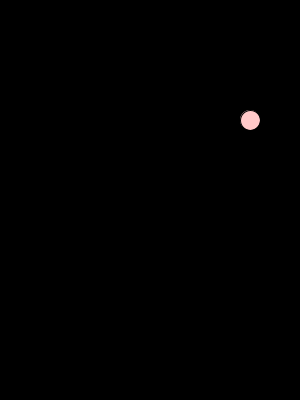
Frame 1 (no input)
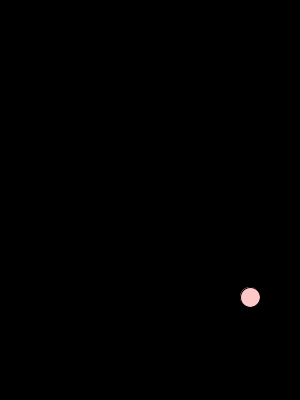
Frame 60 (the mouse pressed at the canvas centre just before this capture)
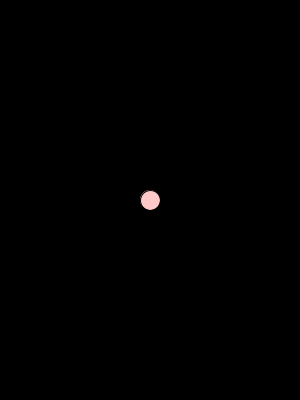
Frame 120 (the mouse held since frame 60 and released just before this capture)

The Processing sketch that drew these frames (run headless with seeded random() and noise(); from frame 60 on, the mouse is pressed at the canvas centre):

// Processing sketch: processing_106422
// ── processing_106422.pde

int x = 250;
int y = 120;

int dx = 0;
int dy = 3;



void setup() {  //setup function called inially, only once
   size(300,400);
}



void draw()  {  //draw function loops
  
   background(0,0,0);
    fill(255,200,200);
    ellipse(x,y,20,20);
  
   if (y>400) {
       dy = -dy;
   }
   
   if (y<2) {
       dy = -dy;
   }
    
   y = y+dy;
   
   if (mousePressed) {
   
       x = mouseX;
       y = mouseY;
   }

}
